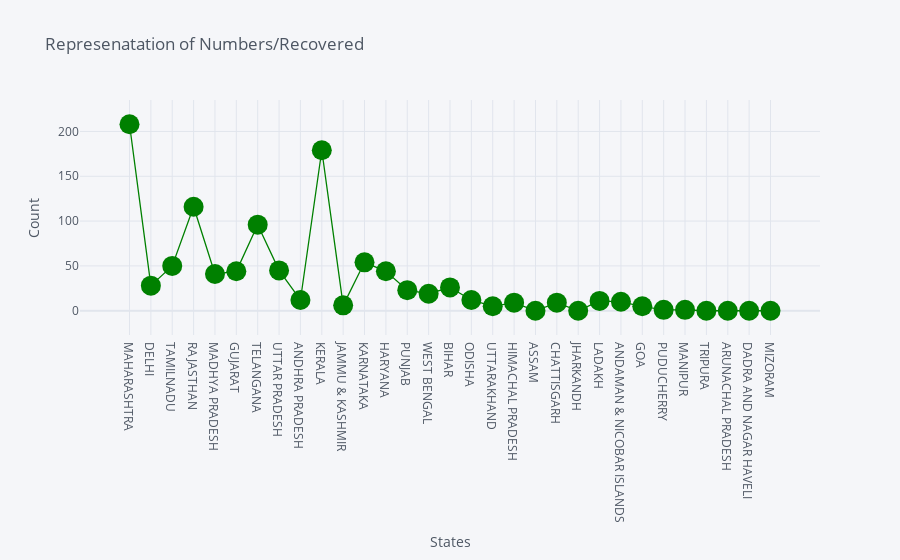

Notebook source saved alongside this figure:
### Markdown cell above
#### Observation :
1. Maharastra with 1982 and mizoram with 1 cases.

### Code cell
df.iplot(kind='scatter',y="Recovered",x='State/UT',title="Represenatation of Numbers/Recovered",xTitle='States',yTitle='Count',mode='lines+markers+text',size=20,colors='green')

### Figure 1 — Plotly figure (JSON) as saved in the notebook; plotly's stock layout.template omitted (floating-point values rounded to 4 significant figures)
{"data": [{"line": {"color": "rgba(0, 128, 0, 1.0)", "dash": "solid", "shape": "linear", "width": 1.3}, "marker": {"size": 20, "symbol": "circle"}, "mode": "lines+markers+text", "name": "Recovered", "text": "", "type": "scatter", "x": ["MAHARASHTRA", "DELHI", "TAMILNADU", "RAJASTHAN", "MADHYA PRADESH", "GUJARAT", "TELANGANA", "UTTAR PRADESH", "ANDHRA PRADESH", "KERALA", "JAMMU & KASHMIR", "KARNATAKA", "HARYANA", "PUNJAB", "WEST BENGAL", "BIHAR", "ODISHA ", "UTTARAKHAND", "HIMACHAL PRADESH", "ASSAM", "CHATTISGARH", "JHARKANDH", "LADAKH", "ANDAMAN & NICOBAR ISLANDS", "GOA", "PUDUCHERRY", "MANIPUR", "TRIPURA", "ARUNACHAL PRADESH", "DADRA AND NAGAR HAVELI", "MIZORAM"], "y": [208, 28, 50, 116, 41, 44, 96, 45, 12, 179, 6, 54, 44, 23, 19, 26, 12, 5, 9, 0, 9, 0, 11, 10, 5, 1, 1, 0, 0, 0, 0]}], "layout": {"legend": {"bgcolor": "#F5F6F9", "font": {"color": "#4D5663"}}, "paper_bgcolor": "#F5F6F9", "plot_bgcolor": "#F5F6F9", "title": {"font": {"color": "#4D5663"}, "text": "Represenatation of Numbers/Recovered"}, "xaxis": {"gridcolor": "#E1E5ED", "showgrid": true, "tickfont": {"color": "#4D5663"}, "title": {"font": {"color": "#4D5663"}, "text": "States"}, "zerolinecolor": "#E1E5ED"}, "yaxis": {"gridcolor": "#E1E5ED", "showgrid": true, "tickfont": {"color": "#4D5663"}, "title": {"font": {"color": "#4D5663"}, "text": "Count"}, "zerolinecolor": "#E1E5ED"}}}
